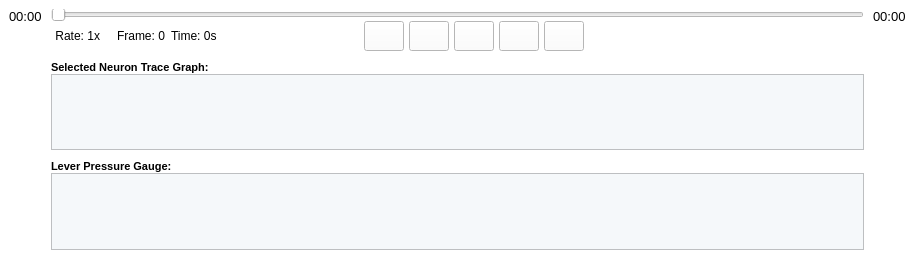
                     <widget class="QWidget" name="widget_92" native="true">
                      <property name="minimumSize">
                       <size>
                        <width>0</width>
                        <height>260</height>
                       </size>
                      </property>
                      <property name="maximumSize">
                       <size>
                        <width>1550</width>
                        <height>260</height>
                       </size>
                      </property>
                      <property name="font">
                       <font>
                        <family>Arial</family>
                       </font>
                      </property>
                      <property name="styleSheet">
                       <string notr="true">border-color: rgb(0, 0, 0);</string>
                      </property>
                      <layout class="QHBoxLayout" name="horizontalLayout_5">
                       <property name="spacing">
                        <number>0</number>
                       </property>
                       <property name="leftMargin">
                        <number>0</number>
                       </property>
                       <property name="topMargin">
                        <number>0</number>
                       </property>
                       <property name="rightMargin">
                        <number>0</number>
                       </property>
                       <property name="bottomMargin">
                        <number>0</number>
                       </property>
                       <item>
                        <widget class="QWidget" name="widget_94" native="true">
                         <property name="maximumSize">
                          <size>
                           <width>217</width>
                           <height>260</height>
                          </size>
                         </property>
                         <property name="font">
                          <font>
                           <family>Arial</family>
                          </font>
                         </property>
                         <property name="styleSheet">
                          <string notr="true">background-color: rgb(255, 255, 255);
border-color: rgb(0, 0, 0);</string>
                         </property>
                         <layout class="QGridLayout" name="gridLayout_11">
                          <item row="0" column="0">
                           <widget class="QLabel" name="label_204">
                            <property name="font">
                             <font>
                              <family>Arial</family>
                              <pointsize>10</pointsize>
                             </font>
                            </property>
                            <property name="text">
                             <string>00:00</string>
                            </property>
                           </widget>
                          </item>
                          <item row="1" column="0">
                           <spacer name="verticalSpacer_4">
                            <property name="font">
                             <font>
                              <family>Arial</family>
                             </font>
                            </property>
                            <property name="orientation">
                             <enum>Qt::Vertical</enum>
                            </property>
                            <property name="sizeType">
                             <enum>QSizePolicy::Expanding</enum>
                            </property>
                            <property name="sizeHint" stdset="0">
                             <size>
                              <width>20</width>
                              <height>211</height>
                             </size>
                            </property>
                           </spacer>
                          </item>
                         </layout>
                        </widget>
                       </item>
                       <item>
                        <widget class="QWidget" name="widget_97" native="true">
                         <property name="sizePolicy">
                          <sizepolicy hsizetype="Expanding" vsizetype="Expanding">
                           <horstretch>0</horstretch>
                           <verstretch>0</verstretch>
                          </sizepolicy>
                         </property>
                         <property name="maximumSize">
                          <size>
                           <width>1241</width>
                           <height>260</height>
                          </size>
                         </property>
                         <property name="font">
                          <font>
                           <family>Arial</family>
                          </font>
                         </property>
                         <property name="styleSheet">
                          <string notr="true">border-color: rgb(0, 0, 0);
background-color: rgb(255, 255, 255);</string>
                         </property>
                         <layout class="QGridLayout" name="gridLayout_15">
                          <property name="leftMargin">
                           <number>0</number>
                          </property>
                          <property name="rightMargin">
                           <number>0</number>
                          </property>
                          <property name="bottomMargin">
                           <number>0</number>
                          </property>
                          <property name="spacing">
                           <number>0</number>
                          </property>
                          <item row="2" column="0">
                           <widget class="QLabel" name="label_165">
                            <property name="font">
                             <font>
                              <family>Arial</family>
                              <pointsize>8</pointsize>
                              <weight>75</weight>
                              <bold>true</bold>
                             </font>
                            </property>
                            <property name="text">
                             <string>Selected Neuron Trace Graph: </string>
                            </property>
                            <property name="alignment">
                             <set>Qt::AlignLeading|Qt::AlignLeft|Qt::AlignTop</set>
                            </property>
                           </widget>
                          </item>
                          <item row="0" column="0">
                           <layout class="QGridLayout" name="gridLayout_13" columnstretch="0,0,0,1,0,2">
                            <item row="0" column="0" colspan="6">
                             <widget class="QSlider" name="horizontalSlider_10">
                              <property name="sizePolicy">
                               <sizepolicy hsizetype="Preferred" vsizetype="Fixed">
                                <horstretch>0</horstretch>
                                <verstretch>0</verstretch>
                               </sizepolicy>
                              </property>
                              <property name="minimumSize">
                               <size>
                                <width>0</width>
                                <height>12</height>
                               </size>
                              </property>
                              <property name="maximumSize">
                               <size>
                                <width>1241</width>
                                <height>12</height>
                               </size>
                              </property>
                              <property name="font">
                               <font>
                                <family>Arial</family>
                               </font>
                              </property>
                              <property name="toolTip">
                               <string>Scope Player</string>
                              </property>
                              <property name="orientation">
                               <enum>Qt::Horizontal</enum>
                              </property>
                             </widget>
                            </item>
                            <item row="1" column="0">
                             <widget class="QLabel" name="label_175">
                              <property name="minimumSize">
                               <size>
                                <width>60</width>
                                <height>0</height>
                               </size>
                              </property>
                              <property name="font">
                               <font>
                                <family>Arial</family>
                                <pointsize>9</pointsize>
                               </font>
                              </property>
                              <property name="text">
                               <string>Rate: 1x  </string>
                              </property>
                              <property name="alignment">
                               <set>Qt::AlignCenter</set>
                              </property>
                             </widget>
                            </item>
                            <item row="1" column="1">
                             <widget class="QLabel" name="label_209">
                              <property name="minimumSize">
                               <size>
                                <width>60</width>
                                <height>0</height>
                               </size>
                              </property>
                              <property name="font">
                               <font>
                                <family>Arial</family>
                                <pointsize>9</pointsize>
                               </font>
                              </property>
                              <property name="text">
                               <string>Frame: 0</string>
                              </property>
                              <property name="alignment">
                               <set>Qt::AlignCenter</set>
                              </property>
                             </widget>
                            </item>
                            <item row="1" column="2">
                             <widget class="QLabel" name="label_174">
                              <property name="font">
                               <font>
                                <family>Arial</family>
                                <pointsize>9</pointsize>
                               </font>
                              </property>
                              <property name="text">
                               <string>Time: 0s  </string>
                              </property>
                             </widget>
                            </item>
                            <item row="1" column="3">
                             <spacer name="horizontalSpacer_48">
                              <property name="font">
                               <font>
                                <family>Arial</family>
                               </font>
                              </property>
                              <property name="orientation">
                               <enum>Qt::Horizontal</enum>
                              </property>
                              <property name="sizeHint" stdset="0">
                               <size>
                                <width>40</width>
                                <height>20</height>
                               </size>
                              </property>
                             </spacer>
                            </item>
                            <item row="1" column="4">
                             <layout class="QGridLayout" name="gridLayout_14">
                              <property name="horizontalSpacing">
                               <number>5</number>
                              </property>
                              <property name="verticalSpacing">
                               <number>0</number>
                              </property>
                              <item row="0" column="0">
                               <widget class="QPushButton" name="pushButton_6">
                                <property name="sizePolicy">
                                 <sizepolicy hsizetype="Fixed" vsizetype="Fixed">
                                  <horstretch>0</horstretch>
                                  <verstretch>0</verstretch>
                                 </sizepolicy>
                                </property>
                                <property name="minimumSize">
                                 <size>
                                  <width>40</width>
                                  <height>30</height>
                                 </size>
                                </property>
                                <property name="maximumSize">
                                 <size>
                                  <width>40</width>
                                  <height>30</height>
                                 </size>
                                </property>
                                <property name="font">
                                 <font>
                                  <family>Arial</family>
                                  <pointsize>10</pointsize>
                                 </font>
                                </property>
                                <property name="styleSheet">
                                 <string notr="true">border-image: url(:/media/previous.png);</string>
                                </property>
                                <property name="text">
                                 <string/>
                                </property>
                               </widget>
                              </item>
                              <item row="0" column="1">
                               <widget class="QPushButton" name="pushButton_7">
                                <property name="sizePolicy">
                                 <sizepolicy hsizetype="Fixed" vsizetype="Fixed">
                                  <horstretch>0</horstretch>
                                  <verstretch>0</verstretch>
                                 </sizepolicy>
                                </property>
                                <property name="minimumSize">
                                 <size>
                                  <width>40</width>
                                  <height>30</height>
                                 </size>
                                </property>
                                <property name="maximumSize">
                                 <size>
                                  <width>40</width>
                                  <height>30</height>
                                 </size>
                                </property>
                                <property name="font">
                                 <font>
                                  <family>Arial</family>
                                  <pointsize>10</pointsize>
                                 </font>
                                </property>
                                <property name="styleSheet">
                                 <string notr="true">border-image: url(:/media/rw.png);</string>
                                </property>
                                <property name="text">
                                 <string/>
                                </property>
                               </widget>
                              </item>
                              <item row="0" column="2">
                               <widget class="QPushButton" name="pushButton_8">
                                <property name="sizePolicy">
                                 <sizepolicy hsizetype="Fixed" vsizetype="Fixed">
                                  <horstretch>0</horstretch>
                                  <verstretch>0</verstretch>
                                 </sizepolicy>
                                </property>
                                <property name="minimumSize">
                                 <size>
                                  <width>40</width>
                                  <height>30</height>
                                 </size>
                                </property>
                                <property name="maximumSize">
                                 <size>
                                  <width>40</width>
                                  <height>30</height>
                                 </size>
                                </property>
                                <property name="font">
                                 <font>
                                  <family>Arial</family>
                                  <pointsize>10</pointsize>
                                 </font>
                                </property>
                                <property name="styleSheet">
                                 <string notr="true">border-image: url(:/media/play.png);
</string>
                                </property>
                                <property name="text">
                                 <string/>
                                </property>
                               </widget>
                              </item>
                              <item row="0" column="3">
                               <widget class="QPushButton" name="pushButton_9">
                                <property name="sizePolicy">
                                 <sizepolicy hsizetype="Fixed" vsizetype="Fixed">
                                  <horstretch>0</horstretch>
                                  <verstretch>0</verstretch>
                                 </sizepolicy>
                                </property>
                                <property name="minimumSize">
                                 <size>
                                  <width>40</width>
                                  <height>30</height>
                                 </size>
                                </property>
                                <property name="maximumSize">
                                 <size>
                                  <width>40</width>
                                  <height>30</height>
                                 </size>
                                </property>
                                <property name="font">
                                 <font>
                                  <family>Arial</family>
                                  <pointsize>10</pointsize>
                                 </font>
                                </property>
                                <property name="styleSheet">
                                 <string notr="true">border-image: url(:/media/ff.png);
</string>
                                </property>
                                <property name="text">
                                 <string/>
                                </property>
                               </widget>
                              </item>
                              <item row="0" column="4">
                               <widget class="QPushButton" name="pushButton_68">
                                <property name="sizePolicy">
                                 <sizepolicy hsizetype="Fixed" vsizetype="Fixed">
                                  <horstretch>0</horstretch>
                                  <verstretch>0</verstretch>
                                 </sizepolicy>
                                </property>
                                <property name="minimumSize">
                                 <size>
                                  <width>40</width>
                                  <height>30</height>
                                 </size>
                                </property>
                                <property name="maximumSize">
                                 <size>
                                  <width>40</width>
                                  <height>30</height>
                                 </size>
                                </property>
                                <property name="font">
                                 <font>
                                  <family>Arial</family>
                                  <pointsize>10</pointsize>
                                 </font>
                                </property>
                                <property name="styleSheet">
                                 <string notr="true">border-image: url(:/media/next.png);</string>
                                </property>
                                <property name="text">
                                 <string/>
                                </property>
                               </widget>
                              </item>
                             </layout>
                            </item>
                            <item row="1" column="5">
                             <spacer name="horizontalSpacer_49">
                              <property name="font">
                               <font>
                                <family>Arial</family>
                               </font>
                              </property>
                              <property name="orientation">
                               <enum>Qt::Horizontal</enum>
                              </property>
                              <property name="sizeHint" stdset="0">
                               <size>
                                <width>380</width>
                                <height>17</height>
                               </size>
                              </property>
                             </spacer>
                            </item>
                           </layout>
                          </item>
                          <item row="1" column="0">
                           <spacer name="verticalSpacer_30">
                            <property name="font">
                             <font>
                              <family>Arial</family>
                             </font>
                            </property>
                            <property name="orientation">
                             <enum>Qt::Vertical</enum>
                            </property>
                            <property name="sizeType">
                             <enum>QSizePolicy::Fixed</enum>
                            </property>
                            <property name="sizeHint" stdset="0">
                             <size>
                              <width>17</width>
                              <height>10</height>
                             </size>
                            </property>
                           </spacer>
                          </item>
                          <item row="3" column="0">
                           <widget class="QGraphicsView" name="OffSelectTraceView">
                            <property name="minimumSize">
                             <size>
                              <width>0</width>
                              <height>62</height>
                             </size>
                            </property>
                            <property name="font">
                             <font>
                              <family>Arial</family>
                             </font>
                            </property>
                            <property name="styleSheet">
                             <string notr="true">background-color: rgb(245, 248, 250);</string>
                            </property>
                           </widget>
                          </item>
                          <item row="4" column="0">
                           <spacer name="verticalSpacer_29">
                            <property name="font">
                             <font>
                              <family>Arial</family>
                             </font>
                            </property>
                            <property name="orientation">
                             <enum>Qt::Vertical</enum>
                            </property>
                            <property name="sizeType">
                             <enum>QSizePolicy::Fixed</enum>
                            </property>
                            <property name="sizeHint" stdset="0">
                             <size>
                              <width>17</width>
                              <height>10</height>
                             </size>
                            </property>
                           </spacer>
                          </item>
                          <item row="7" column="0">
                           <spacer name="verticalSpacer_6">
                            <property name="font">
                             <font>
                              <family>Arial</family>
                             </font>
                            </property>
                            <property name="orientation">
                             <enum>Qt::Vertical</enum>
                            </property>
                            <property name="sizeType">
                             <enum>QSizePolicy::Fixed</enum>
                            </property>
                            <property name="sizeHint" stdset="0">
                             <size>
                              <width>17</width>
                              <height>10</height>
                             </size>
                            </property>
                           </spacer>
                          </item>
                          <item row="6" column="0">
                           <widget class="QGraphicsView" name="OffLeverPressueViewLarge">
                            <property name="minimumSize">
                             <size>
                              <width>0</width>
                              <height>62</height>
                             </size>
                            </property>
                            <property name="font">
                             <font>
                              <family>Arial</family>
                             </font>
                            </property>
                            <property name="styleSheet">
                             <string notr="true">background-color: rgb(245, 248, 250);</string>
                            </property>
                           </widget>
                          </item>
                          <item row="5" column="0">
                           <widget class="QLabel" name="label_169">
                            <property name="font">
                             <font>
                              <family>Arial</family>
                              <pointsize>8</pointsize>
                              <weight>75</weight>
                              <bold>true</bold>
                             </font>
                            </property>
                            <property name="text">
                             <string>Lever Pressure Gauge: </string>
                            </property>
                            <property name="alignment">
                             <set>Qt::AlignLeading|Qt::AlignLeft|Qt::AlignTop</set>
                            </property>
                           </widget>
                          </item>
                         </layout>
                        </widget>
                       </item>
                       <item>
                        <widget class="QWidget" name="widget_96" native="true">
                         <property name="sizePolicy">
                          <sizepolicy hsizetype="Fixed" vsizetype="Fixed">
                           <horstretch>0</horstretch>
                           <verstretch>0</verstretch>
                          </sizepolicy>
                         </property>
                         <property name="maximumSize">
                          <size>
                           <width>92</width>
                           <height>260</height>
                          </size>
                         </property>
                         <property name="font">
                          <font>
                           <family>Arial</family>
                          </font>
                         </property>
                         <property name="styleSheet">
                          <string notr="true">background-color: rgb(255, 255, 255);
border-color: rgb(0, 0, 0);</string>
                         </property>
                         <layout class="QGridLayout" name="gridLayout_10">
                          <item row="1" column="0">
                           <spacer name="verticalSpacer_3">
                            <property name="font">
                             <font>
                              <family>Arial</family>
                             </font>
                            </property>
                            <property name="orientation">
                             <enum>Qt::Vertical</enum>
                            </property>
                            <property name="sizeType">
                             <enum>QSizePolicy::Expanding</enum>
                            </property>
                            <property name="sizeHint" stdset="0">
                             <size>
                              <width>20</width>
                              <height>210</height>
                             </size>
                            </property>
                           </spacer>
                          </item>
                          <item row="0" column="0">
                           <widget class="QLabel" name="label_206">
                            <property name="sizePolicy">
                             <sizepolicy hsizetype="Fixed" vsizetype="Fixed">
                              <horstretch>0</horstretch>
                              <verstretch>0</verstretch>
                             </sizepolicy>
                            </property>
                            <property name="font">
                             <font>
                              <family>Arial</family>
                              <pointsize>10</pointsize>
                             </font>
                            </property>
                            <property name="text">
                             <string>00:00</string>
                            </property>
                           </widget>
                          </item>
                         </layout>
                        </widget>
                       </item>
                      </layout>
                     </widget>
